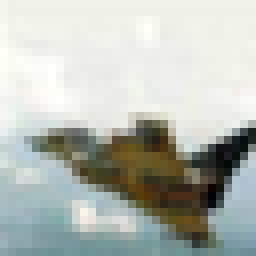
#> input picture outputs/sample_images/airplane/19635.png, 32 x 32 px, given as the content of the folder inputs/cifar10_dataset_small/train, which was not available (shown 8 times larger)
$ jupyter execute --allow-errors ObjectIdentificationStudy.ipynb   (text cells are left out)
#> lines starting #> are read from the running program, lines starting #| are printed output that depends on the picture; long printed decimals are rounded; pictures that were not available may be replaced by others from this repository, and a replacement may not be noted
[cell 1]
import os
import pandas as pd
import numpy as np
import matplotlib.pyplot as plt
import seaborn as sns
import joblib
sns.set_style("white")
from matplotlib.image import imread
from PIL import Image
import pickle

[cell 2]
current_dir = os.getcwd()
print('Current folder: ' + current_dir)
os.chdir(os.path.dirname(current_dir))
current_dir = os.getcwd()
print('New folder: ' + current_dir)

[cell 3]
current_dir = os.getcwd()
current_dir

[cell 4]
dataset_root_dir = 'inputs/cifar10_dataset_small'
train_path = dataset_root_dir + '/train'
validation_path = dataset_root_dir + '/validation'
test_path = dataset_root_dir + '/test'
train_path

[cell 5]
version = 'v1'
file_path = f'outputs/{version}'

if 'outputs' in os.listdir(current_dir) and version in os.listdir(current_dir + '/outputs'):
    print(f'Version {version} is already available.')
    pass
else:
    os.makedirs(name=file_path)
    print(f'New directory for version {version} has been created')

[cell 6]
labels = os.listdir(train_path)
labels.sort()
print("Class names:", labels)

[cell 7]
dim1, dim2 = [], []
for label in labels:
    for image_filename in os.listdir(train_path + '/' + label):
        img = imread(train_path + '/' + label + '/' + image_filename)
#> img is the input picture: shape (32, 32, 3) float32; mean R, G, B 0.717, 0.737, 0.709
        d1, d2, colors = img.shape
#> d1 = 32; d2 = 32; colors = 3
        dim1.append(d1)  # image height
        dim2.append(d2)  # image width

sns.set_style("whitegrid")
fig, axes = plt.subplots()
sns.scatterplot(x=dim2, y=dim1, alpha=0.2)
axes.set_xlabel("Width (pixels)")
axes.set_ylabel("Height (pixels)")
dim1_mean = int(np.array(dim1).mean())
#> dim1_mean = 32
dim2_mean = int(np.array(dim2).mean())
#> dim2_mean = 32
axes.axvline(x=dim1_mean, color='r', linestyle='--')
axes.axhline(y=dim2_mean, color='r', linestyle='--')
plt.show()
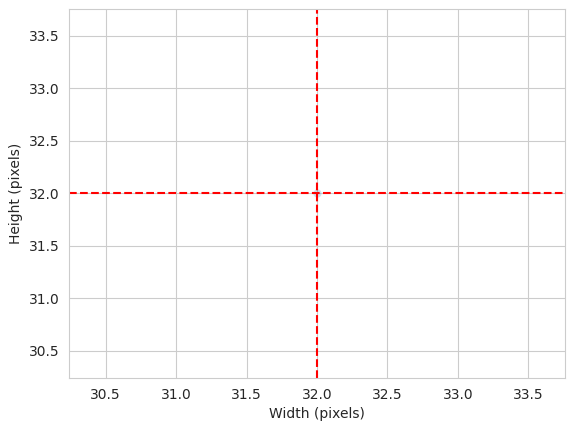
#> figure drawn by matplotlib, 1 panel
print(f"Width average: {dim2_mean} \nHeight average: {dim1_mean}")
#| Width average: 32
#| Height average: 32

[cell 8]
image_shape = (dim1_mean, dim2_mean, 3)
#> image_shape = (32, 32, 3)
image_shape
#> Out = (32, 32, 3)

[cell 9]
joblib.dump(value=image_shape ,
            filename=f"{file_path}/image_shape.pkl")
#> Out = ['outputs/v1/image_shape.pkl']

[cell 10]
fig, axs = plt.subplots(2, 5, figsize=(15, 6))
axs = axs.flatten()

for i, label in enumerate(labels):
    # Load the first image from each class
    image_path = os.path.join(train_path, label, os.listdir(os.path.join(train_path, label))[0])
    image = Image.open(image_path)

    # Get image size
    width, height = image.size
#> width = 32; height = 32


    axs[i].imshow(image)

    # Title with label and image size
    axs[i].set_title(f'{label}\n{width}x{height}')


    axs[i].axis('off')

plt.tight_layout()
plt.show()

[cell 11]
def count_images_in_path(path):
    class_counts = {}
    for label in labels:
        label_path = os.path.join(path, label)
        class_counts[label] = len(os.listdir(label_path))
    return class_counts

# Count images in train, validation, and test sets
train_counts = count_images_in_path(train_path)
validation_counts = count_images_in_path(validation_path)
test_counts = count_images_in_path(test_path)

# Convert to DataFrame for plotting
train_df = pd.DataFrame(list(train_counts.items()), columns=['Class', 'Train'])
validation_df = pd.DataFrame(list(validation_counts.items()), columns=['Class', 'Validation'])
test_df = pd.DataFrame(list(test_counts.items()), columns=['Class', 'Test'])

# Merge dataframes for visualization
df = pd.merge(train_df, validation_df, on='Class')
df = pd.merge(df, test_df, on='Class')

# Plot the number of images per class for train, validation, and test sets
df.set_index('Class').plot(kind='bar', figsize=(12, 6))
plt.ylabel('Number of Images')
plt.title('Number of Images per Class in Train, Validation, and Test Sets')
plt.xticks(rotation=45)
plt.savefig(f"{file_path}/distribution_plot.png", bbox_inches='tight', dpi=150)
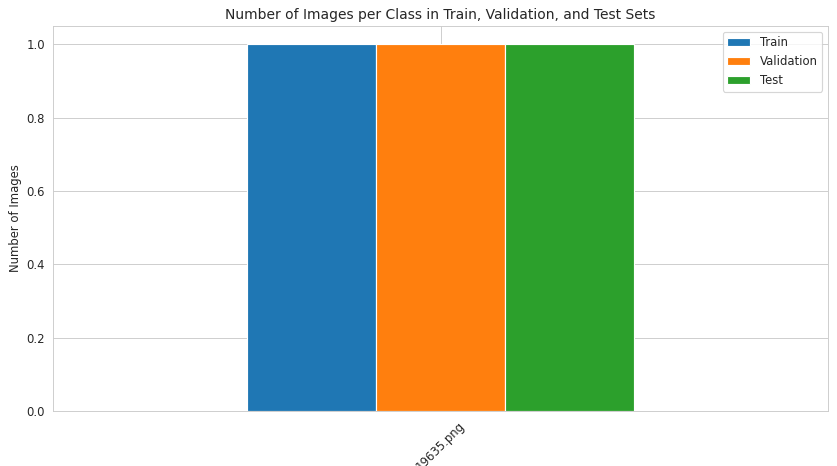
#> figure drawn by matplotlib, 1 panel

plt.tight_layout()
plt.show()
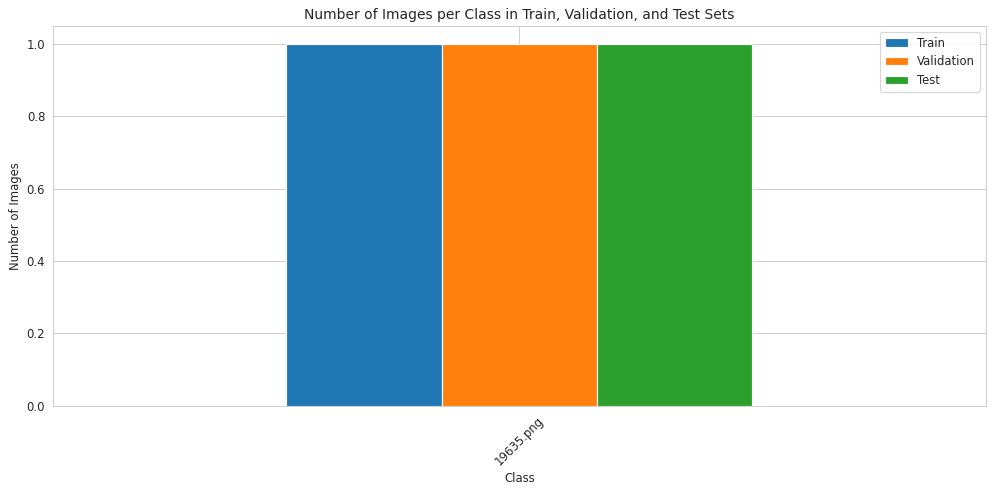
#> figure drawn by matplotlib, 1 panel

[cell 12]
# Save the class labels
class_labels_path = os.path.join(file_path, 'class_labels.pkl')
with open(class_labels_path, 'wb') as f:
    pickle.dump(labels, f)
print(f"Class labels saved to {class_labels_path}")

# Save the image counts
image_counts_path = os.path.join(file_path, 'image_counts.pkl')
image_counts = {'train': train_counts, 'validation': validation_counts, 'test': test_counts}
with open(image_counts_path, 'wb') as f:
    pickle.dump(image_counts, f)
print(f"Image counts saved to {image_counts_path}")

# Mapping from class labels to integers
label_mapping = {label: idx for idx, label in enumerate(labels)}


label_mapping_path = os.path.join(file_path, 'label_mapping.pkl')
with open(label_mapping_path, 'wb') as f:
    pickle.dump(label_mapping, f)
print(f"Label mapping saved to {label_mapping_path}")

print("Label mapping:", label_mapping)

[cell 13]
# Initialize lists to store pixel values
pixel_values = []


for label in labels:
    label_path = os.path.join(train_path, label)

    for image_file in os.listdir(label_path):
        image_path = os.path.join(label_path, image_file)
        image = Image.open(image_path)

        # Convert image to a NumPy array and normalize pixel values to [0, 1] range
        image_array = np.array(image) / 255.0


        pixel_values.append(image_array)


pixel_values = np.stack(pixel_values)

# Calculate the mean and standard deviation across all pixel values (for each RGB channel)
mean = np.mean(pixel_values, axis=(0, 1, 2))
#> mean = [0.717, 0.737, 0.709]
std_dev = np.std(pixel_values, axis=(0, 1, 2))
#> std_dev = [0.265, 0.266, 0.287]

print(f'Mean of pixel values: {mean}')
#| Mean of pixel values: [0.7169 0.737 0.709]
print(f'Standard deviation of pixel values: {std_dev}')
#| Standard deviation of pixel values: [0.2648  0.2657 0.2874 ]

# Plotting the Mean and Standard Deviation
labels_rgb = ['Red', 'Green', 'Blue']

# Create a figure and axes (mean and std deviation)
fig, axs = plt.subplots(1, 2, figsize=(12, 6))

# Plot - mean
axs[0].bar(labels_rgb, mean, color=['red', 'green', 'blue'])
axs[0].set_title('Mean Pixel Values by Channel')
axs[0].set_ylim(0, 1)  # Pixel values are normalized between 0 and 1
axs[0].set_ylabel('Mean')

# Plot - standard deviation
axs[1].bar(labels_rgb, std_dev, color=['red', 'green', 'blue'])
axs[1].set_title('Standard Deviation of Pixel Values by Channel')
axs[1].set_ylim(0, 1)  # Also in the normalized pixel range
axs[1].set_ylabel('Standard Deviation')


plt.tight_layout()
plt.show()
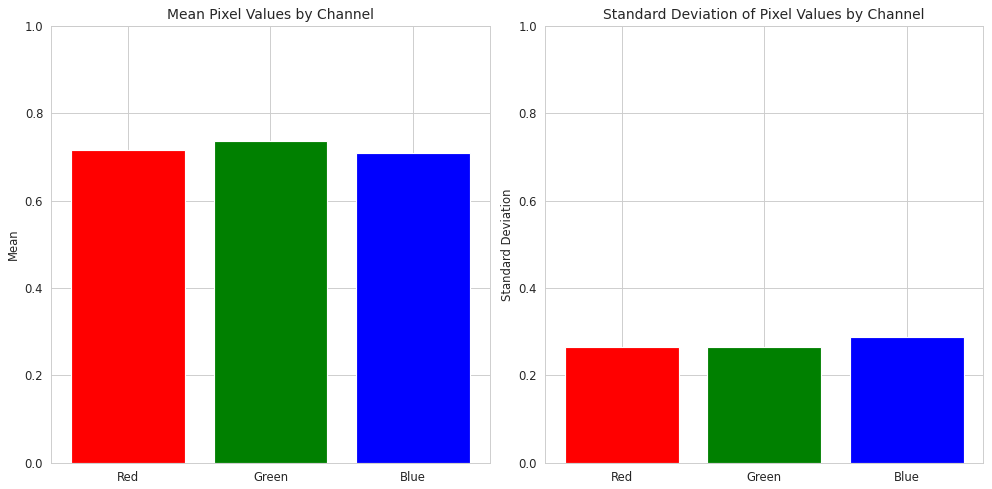
#> figure drawn by matplotlib, 2 panels; panel 1: tallest bar 0.737 high, from x = 0.6 to 1.4; panel 2: tallest bar 0.287 high, from x = 1.6 to 2.4

[cell 14]
def compute_average_image(image_list):
    average_image = np.mean(np.stack(image_list), axis=0)
    return np.clip(average_image, 0, 1)  # Ensure values are in [0, 1] range

# Initialize lists to store average images
average_images = []

for label in labels:
    label_path = os.path.join(train_path, label)
    images = [Image.open(os.path.join(label_path, image_file)) for image_file in os.listdir(label_path)]
    image_arrays = [np.array(image) / 255.0 for image in images]
#> image_arrays = 1 item
    avg_image = compute_average_image(image_arrays)
    average_images.append(avg_image)

# Plot the average images
fig, axs = plt.subplots(2, 5, figsize=(15, 6))
axs = axs.flatten()

for i, (label, avg_image) in enumerate(zip(labels, average_images)):
    axs[i].imshow(avg_image)
    axs[i].set_title(label)
    axs[i].axis('off')
#> this loop made 1 pass
#> label on pass 1: '19635.png'

plt.tight_layout()
plt.show()

[cell 15]
def load_images_as_array(my_data_dir, new_size=(32, 32), n_images_per_label=20):
    """
    Loads images into a numpy array, resizing and normalizing them.

    Args:
        my_data_dir (str): Directory containing subdirectories for each label.
        new_size (tuple): Size to which each image will be resized.
        n_images_per_label (int): Maximum number of images per label to load.

    Returns:
        tuple: (X, y) where X is an array of images and y is an array of labels.
    """
    labels = os.listdir(my_data_dir)
    num_labels = len(labels)

    # Initialize arrays
    X = np.zeros((num_labels * n_images_per_label, new_size[0], new_size[1], 3), dtype=np.float32)
    y = np.zeros(num_labels * n_images_per_label, dtype=object)

    for label_index, label in enumerate(labels):
        label_path = os.path.join(my_data_dir, label)
        image_files = os.listdir(label_path)[:n_images_per_label]

        for img_index, image_filename in enumerate(image_files):
            image_path = os.path.join(label_path, image_filename)
            img = Image.open(image_path).resize(new_size)  # Resizing to new_size

            # Convert image to array and normalize
            img_array = np.array(img) / 255.0

            # Fill the preallocated array
            X[label_index * n_images_per_label + img_index] = img_array
            y[label_index * n_images_per_label + img_index] = label

    return X, y

# Usage
image_shape = (32, 32)  # Keeping original size
X, y = load_images_as_array(my_data_dir=train_path, new_size=image_shape, n_images_per_label=8)
print(X.shape, y.shape)

[cell 16]
def plot_mean_variability_per_labels(X, y, figsize=(12, 5), save_image=False):
    """
    Plots the mean and variability of images for each label.

    Args:
        X (numpy.ndarray): Array of images (shape: [num_images, height, width, channels]).
        y (numpy.ndarray): Labels for images.
        figsize (tuple): Size of the figure to be plotted.
        save_image (bool): If True, saves the plot as an image file.
        file_path (str): Directory to save the image files.
    """
    unique_labels = np.unique(y)

    if save_image and not os.path.exists(file_path):
        os.makedirs(file_path)

    for label_to_display in unique_labels:
        sns.set_style("white")

        # Create a mask for images with the current label
        boolean_mask = (y == label_to_display)
        arr = X[boolean_mask]

        # Calculate average and standard deviation images
        avg_img = np.mean(arr, axis=0)
        std_img = np.std(arr, axis=0)

        print(f"==== Label {label_to_display} ====")
        print(f"Image Shape: {avg_img.shape}")

        # Normalize images for display
        avg_img = (avg_img - np.min(avg_img)) / (np.max(avg_img) - np.min(avg_img))
        std_img = (std_img - np.min(std_img)) / (np.max(std_img) - np.min(std_img))

        fig, axes = plt.subplots(nrows=1, ncols=2, figsize=figsize)
        axes[0].set_title(f"Average image for label {label_to_display}")
        axes[0].imshow(avg_img)
        axes[0].axis('off')
        axes[1].set_title(f"Variability image for label {label_to_display}")
        axes[1].imshow(std_img)
        axes[1].axis('off')

        if save_image:
            plt.savefig(f"{file_path}/avg_var_{label_to_display}.png", bbox_inches='tight', dpi=150)
        else:
            plt.tight_layout()
            plt.show()

# Example usage
#> (the rest of this cell did not finish here and is left out)

[cell 17]
def diff_bet_avg_image_labels_data(X, y, label_pairs, figsize=(15, 5), save_image=False):
    """
    Calculates and plots the average images and differences between specified pairs of labels.

    Args:
        X (numpy.ndarray): Array of images (shape: [num_images, height, width, channels]).
        y (numpy.ndarray): Array of labels.
        label_pairs (list of tuples): List of tuples where each tuple contains two labels to compare.
        figsize (tuple): Size of the plot.
        save_image (bool): Whether to save the plot as an image.
        file_path (str): Directory path to save the image if save_image is True.
    """
    sns.set_style("white")

    # Ensure output directory exists
    if save_image and not os.path.exists(file_path):
        os.makedirs(file_path)

    unique_labels = np.unique(y)

    for label1, label2 in label_pairs:
        if (label1 not in unique_labels) or (label2 not in unique_labels):
            print(f"Skipping comparison: Either label '{label1}' or label '{label2}' is not in the dataset.")
            continue

        # Mean image for label1
        images_label1 = X[y == label1]
        label1_avg = np.mean(images_label1, axis=0)

        # Mean image for label2
        images_label2 = X[y == label2]
        label2_avg = np.mean(images_label2, axis=0)

        # Difference between average images
        difference_mean = label1_avg - label2_avg

        # Normalize images for display
        label1_avg = (label1_avg - np.min(label1_avg)) / (np.max(label1_avg) - np.min(label1_avg))
        label2_avg = (label2_avg - np.min(label2_avg)) / (np.max(label2_avg) - np.min(label2_avg))
        difference_mean = (difference_mean - np.min(difference_mean)) / (np.max(difference_mean) - np.min(difference_mean))

        fig, axes = plt.subplots(nrows=1, ncols=3, figsize=figsize)
        axes[0].imshow(label1_avg)
        axes[0].set_title(f'Average {label1}')
        axes[0].axis('off')

        axes[1].imshow(label2_avg)
        axes[1].set_title(f'Average {label2}')
        axes[1].axis('off')

        axes[2].imshow(difference_mean)
        axes[2].set_title(f'Difference: {label1} - {label2}')
        axes[2].axis('off')

        if save_image:
            plt.savefig(f"{file_path}/avg_diff_{label1}_{label2}.png", bbox_inches='tight', dpi=150)
        else:
            plt.tight_layout()
            plt.show()

label_pairs = [
    ('deer', 'horse'),
    ('truck', 'automobile'),
    ('airplane', 'bird')
]

#> (the rest of this cell did not finish here and is left out)

[cell 18]
def plot_image_montage(image_list, title, ncols=3):
#> called with title = '19635.png', ncols = 3
    n_images = len(image_list)
#> n_images = 1
    n_rows = (n_images + ncols - 1) // ncols
#> n_rows = 1
    fig, axs = plt.subplots(n_rows, ncols, figsize=(ncols * 3, n_rows * 3))
    axs = axs.flatten()

    for i, img in enumerate(image_list):
        axs[i].imshow(img)
        axs[i].axis('off')
#> this loop made 1 pass

    # Hide any unused subplots
    for i in range(n_images, len(axs)):
        axs[i].axis('off')
#> this loop made 2 passes


    plt.suptitle(title, fontsize=16, y=0.95)
    plt.tight_layout()
    plt.show()

for label in labels:
    label_path = os.path.join(train_path, label)
    image_files = os.listdir(label_path)
    images = [Image.open(os.path.join(label_path, image_file)) for image_file in image_files[:3]]  # Display first 3 images in class
    plot_image_montage(images, title=label)

$ run again, on outputs/sample_images/automobile/29877.png
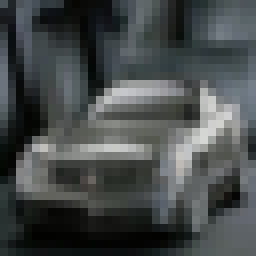
#> input picture outputs/sample_images/automobile/29877.png, 32 x 32 px, given as the content of the folder inputs/cifar10_dataset_small/train, which was not available (shown 8 times larger)
#> img is the input picture: shape (32, 32, 3) float32; mean R, G, B 0.275, 0.292, 0.293
#| Width average: 32
#| Height average: 32
#> mean = [0.275, 0.292, 0.293]
#> std_dev = [0.178, 0.177, 0.181]
#| Mean of pixel values: [0.275 0.2924 0.2931]
#| Standard deviation of pixel values: [0.1778 0.1774 0.1806]
#> `plt.show()`:
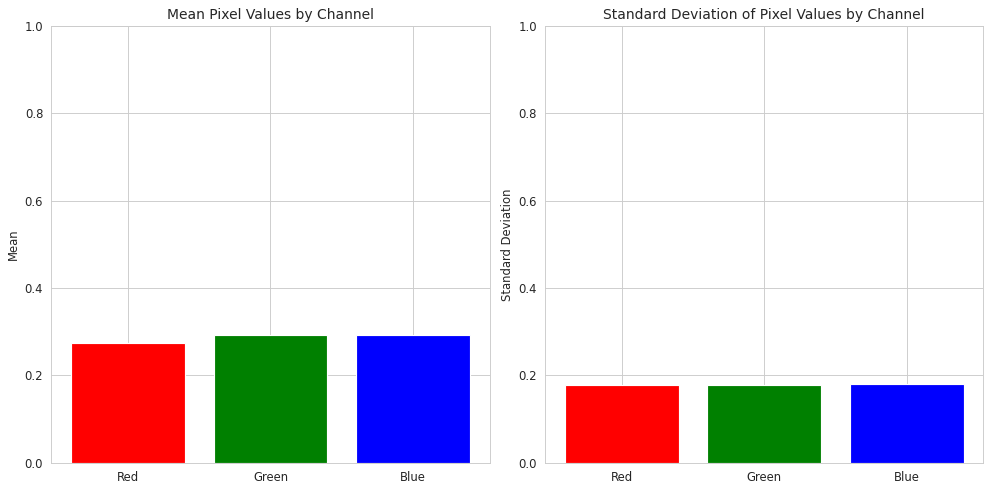
#> figure drawn by matplotlib, 2 panels; panel 1: tallest bar 0.293 high, from x = 1.6 to 2.4; panel 2: tallest bar 0.181 high, from x = 1.6 to 2.4
#> image_arrays = 1 item
#> the loop `for i, (label, avg_image) in enumerate(zip(labels, average_images)):` made 1 pass
#> label on pass 1: '29877.png'
#> n_images = 1
#> the loop in plot_image_montage, `for i, img in enumerate(image_list):` made 1 pass
#> the loop in plot_image_montage, `for i in range(n_images, len(axs)):` made 2 passes

$ run again, on outputs/sample_images/bird/13656.png
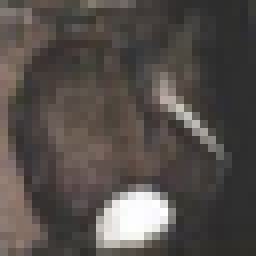
#> input picture outputs/sample_images/bird/13656.png, 32 x 32 px, given as the content of the folder inputs/cifar10_dataset_small/train, which was not available (shown 8 times larger)
#> img is the input picture: shape (32, 32, 3) float32; mean R, G, B 0.33, 0.306, 0.292
#| Width average: 32
#| Height average: 32
#> mean = [0.33, 0.306, 0.292]
#> std_dev = [0.167, 0.162, 0.16]
#| Mean of pixel values: [0.3303 0.3062 0.2922]
#| Standard deviation of pixel values: [0.1674 0.162 0.1599]
#> `plt.show()`:
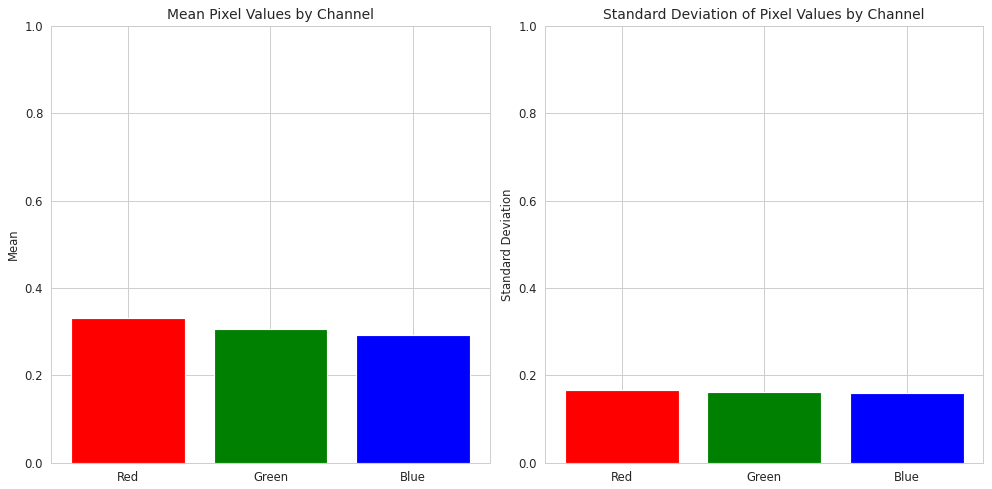
#> figure drawn by matplotlib, 2 panels; panel 1: tallest bar 0.33 high, from x = -0.4 to 0.4; panel 2: tallest bar 0.167 high, from x = -0.4 to 0.4
#> image_arrays = 1 item
#> the loop `for i, (label, avg_image) in enumerate(zip(labels, average_images)):` made 1 pass
#> label on pass 1: '13656.png'
#> n_images = 1
#> the loop in plot_image_montage, `for i, img in enumerate(image_list):` made 1 pass
#> the loop in plot_image_montage, `for i in range(n_images, len(axs)):` made 2 passes

$ run again, on outputs/sample_images/bird/23951.png
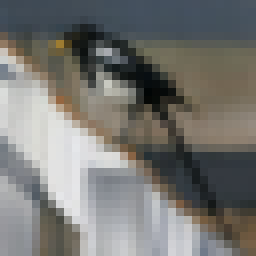
#> input picture outputs/sample_images/bird/23951.png, 32 x 32 px, given as the content of the folder inputs/cifar10_dataset_small/train, which was not available (shown 8 times larger)
#> img is the input picture: shape (32, 32, 3) float32; mean R, G, B 0.464, 0.463, 0.45
#| Width average: 32
#| Height average: 32
#> mean = [0.464, 0.463, 0.45]
#> std_dev = [0.219, 0.213, 0.218]
#| Mean of pixel values: [0.4644 0.463 0.4499]
#| Standard deviation of pixel values: [0.2194 0.2127 0.2175]
#> `plt.show()`:
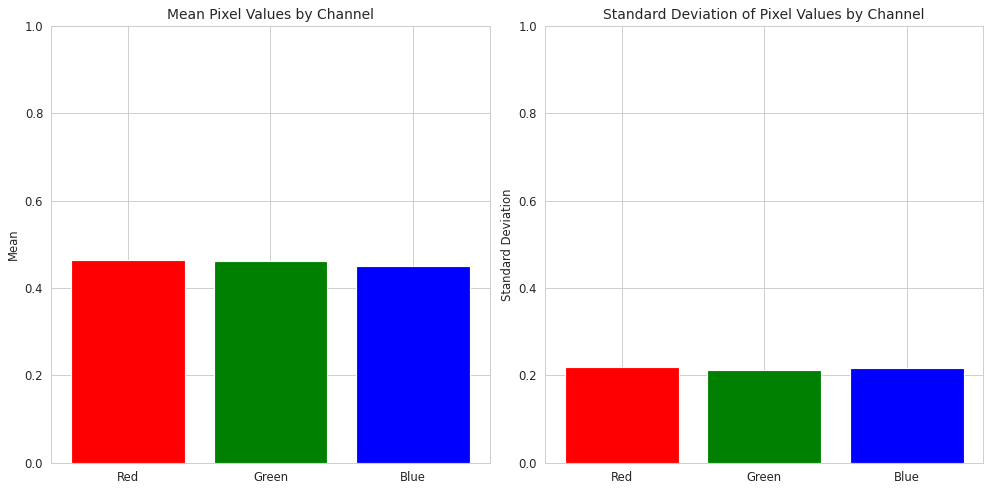
#> figure drawn by matplotlib, 2 panels; panel 1: tallest bar 0.464 high, from x = -0.4 to 0.4; panel 2: tallest bar 0.219 high, from x = -0.4 to 0.4
#> image_arrays = 1 item
#> the loop `for i, (label, avg_image) in enumerate(zip(labels, average_images)):` made 1 pass
#> label on pass 1: '23951.png'
#> n_images = 1
#> the loop in plot_image_montage, `for i, img in enumerate(image_list):` made 1 pass
#> the loop in plot_image_montage, `for i in range(n_images, len(axs)):` made 2 passes
